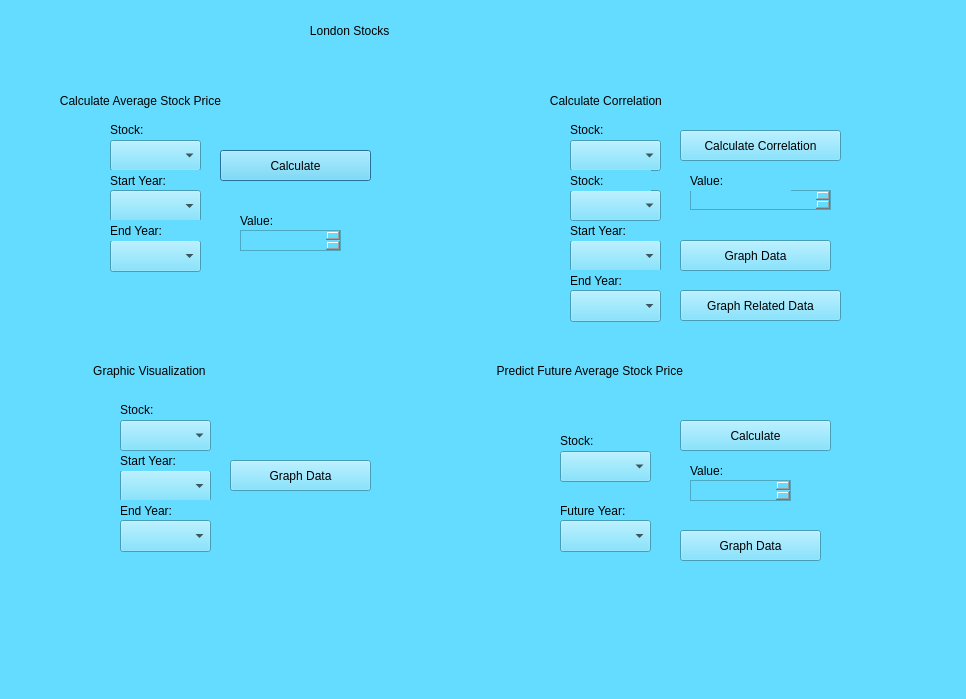
<?xml version="1.0" encoding="UTF-8"?>
<ui version="4.0">
 <class>Dialog</class>
 <widget class="QDialog" name="Dialog">
  <property name="geometry">
   <rect>
    <x>0</x>
    <y>0</y>
    <width>966</width>
    <height>699</height>
   </rect>
  </property>
  <property name="windowTitle">
   <string>Dialog</string>
  </property>
  <property name="styleSheet">
   <string notr="true">background-color: rgb(100, 220, 255);</string>
  </property>
  <widget class="QLabel" name="label">
   <property name="geometry">
    <rect>
     <x>270</x>
     <y>10</y>
     <width>401</width>
     <height>41</height>
    </rect>
   </property>
   <property name="styleSheet">
    <string notr="true">font: 36pt &quot;.SF NS Text&quot;;
border-color: rgb(132, 78, 255);
</string>
   </property>
   <property name="text">
    <string>            London Stocks</string>
   </property>
  </widget>
  <widget class="QLabel" name="label_2">
   <property name="geometry">
    <rect>
     <x>0</x>
     <y>80</y>
     <width>431</width>
     <height>41</height>
    </rect>
   </property>
   <property name="styleSheet">
    <string notr="true">font: 25pt &quot;.SF NS Text&quot;;</string>
   </property>
   <property name="text">
    <string>                  Calculate Average Stock Price</string>
   </property>
  </widget>
  <widget class="QLabel" name="label_3">
   <property name="geometry">
    <rect>
     <x>110</x>
     <y>119</y>
     <width>81</width>
     <height>21</height>
    </rect>
   </property>
   <property name="styleSheet">
    <string notr="true">font: 18pt &quot;.SF NS Text&quot;;</string>
   </property>
   <property name="text">
    <string>Stock:</string>
   </property>
  </widget>
  <widget class="QComboBox" name="comboBox">
   <property name="geometry">
    <rect>
     <x>110</x>
     <y>140</y>
     <width>91</width>
     <height>31</height>
    </rect>
   </property>
  </widget>
  <widget class="QLabel" name="label_4">
   <property name="geometry">
    <rect>
     <x>110</x>
     <y>170</y>
     <width>101</width>
     <height>21</height>
    </rect>
   </property>
   <property name="styleSheet">
    <string notr="true">font: 18pt &quot;.SF NS Text&quot;;</string>
   </property>
   <property name="text">
    <string>Start Year:</string>
   </property>
  </widget>
  <widget class="QComboBox" name="comboBox_2">
   <property name="geometry">
    <rect>
     <x>110</x>
     <y>190</y>
     <width>91</width>
     <height>32</height>
    </rect>
   </property>
  </widget>
  <widget class="QComboBox" name="comboBox_3">
   <property name="geometry">
    <rect>
     <x>110</x>
     <y>240</y>
     <width>91</width>
     <height>32</height>
    </rect>
   </property>
  </widget>
  <widget class="QLabel" name="label_5">
   <property name="geometry">
    <rect>
     <x>110</x>
     <y>220</y>
     <width>101</width>
     <height>21</height>
    </rect>
   </property>
   <property name="styleSheet">
    <string notr="true">font: 18pt &quot;.SF NS Text&quot;;</string>
   </property>
   <property name="text">
    <string>End Year:</string>
   </property>
  </widget>
  <widget class="QPushButton" name="pushButton">
   <property name="geometry">
    <rect>
     <x>220</x>
     <y>150</y>
     <width>151</width>
     <height>31</height>
    </rect>
   </property>
   <property name="text">
    <string>Calculate</string>
   </property>
  </widget>
  <widget class="QLabel" name="label_6">
   <property name="geometry">
    <rect>
     <x>240</x>
     <y>210</y>
     <width>101</width>
     <height>21</height>
    </rect>
   </property>
   <property name="styleSheet">
    <string notr="true">font: 18pt &quot;.SF NS Text&quot;;</string>
   </property>
   <property name="text">
    <string>Value:</string>
   </property>
  </widget>
  <widget class="QTextEdit" name="textEdit">
   <property name="geometry">
    <rect>
     <x>240</x>
     <y>230</y>
     <width>101</width>
     <height>21</height>
    </rect>
   </property>
   <property name="styleSheet">
    <string notr="true"/>
   </property>
  </widget>
  <widget class="QLabel" name="label_7">
   <property name="geometry">
    <rect>
     <x>20</x>
     <y>350</y>
     <width>431</width>
     <height>41</height>
    </rect>
   </property>
   <property name="styleSheet">
    <string notr="true">font: 25pt &quot;.SF NS Text&quot;;</string>
   </property>
   <property name="text">
    <string>                      Graphic Visualization</string>
   </property>
  </widget>
  <widget class="QComboBox" name="comboBox_4">
   <property name="geometry">
    <rect>
     <x>120</x>
     <y>470</y>
     <width>91</width>
     <height>32</height>
    </rect>
   </property>
  </widget>
  <widget class="QLabel" name="label_8">
   <property name="geometry">
    <rect>
     <x>120</x>
     <y>450</y>
     <width>101</width>
     <height>21</height>
    </rect>
   </property>
   <property name="styleSheet">
    <string notr="true">font: 18pt &quot;.SF NS Text&quot;;</string>
   </property>
   <property name="text">
    <string>Start Year:</string>
   </property>
  </widget>
  <widget class="QLabel" name="label_9">
   <property name="geometry">
    <rect>
     <x>120</x>
     <y>500</y>
     <width>101</width>
     <height>21</height>
    </rect>
   </property>
   <property name="styleSheet">
    <string notr="true">font: 18pt &quot;.SF NS Text&quot;;</string>
   </property>
   <property name="text">
    <string>End Year:</string>
   </property>
  </widget>
  <widget class="QLabel" name="label_10">
   <property name="geometry">
    <rect>
     <x>120</x>
     <y>399</y>
     <width>81</width>
     <height>21</height>
    </rect>
   </property>
   <property name="styleSheet">
    <string notr="true">font: 18pt &quot;.SF NS Text&quot;;</string>
   </property>
   <property name="text">
    <string>Stock:</string>
   </property>
  </widget>
  <widget class="QComboBox" name="comboBox_5">
   <property name="geometry">
    <rect>
     <x>120</x>
     <y>420</y>
     <width>91</width>
     <height>31</height>
    </rect>
   </property>
  </widget>
  <widget class="QComboBox" name="comboBox_6">
   <property name="geometry">
    <rect>
     <x>120</x>
     <y>520</y>
     <width>91</width>
     <height>32</height>
    </rect>
   </property>
  </widget>
  <widget class="QPushButton" name="pushButton_2">
   <property name="geometry">
    <rect>
     <x>230</x>
     <y>460</y>
     <width>141</width>
     <height>31</height>
    </rect>
   </property>
   <property name="text">
    <string>Graph Data</string>
   </property>
  </widget>
  <widget class="QLabel" name="label_11">
   <property name="geometry">
    <rect>
     <x>490</x>
     <y>80</y>
     <width>431</width>
     <height>41</height>
    </rect>
   </property>
   <property name="styleSheet">
    <string notr="true">font: 25pt &quot;.SF NS Text&quot;;</string>
   </property>
   <property name="text">
    <string>                  Calculate Correlation</string>
   </property>
  </widget>
  <widget class="QComboBox" name="comboBox_7">
   <property name="geometry">
    <rect>
     <x>570</x>
     <y>240</y>
     <width>91</width>
     <height>32</height>
    </rect>
   </property>
  </widget>
  <widget class="QLabel" name="label_12">
   <property name="geometry">
    <rect>
     <x>570</x>
     <y>220</y>
     <width>101</width>
     <height>21</height>
    </rect>
   </property>
   <property name="styleSheet">
    <string notr="true">font: 18pt &quot;.SF NS Text&quot;;</string>
   </property>
   <property name="text">
    <string>Start Year:</string>
   </property>
  </widget>
  <widget class="QLabel" name="label_13">
   <property name="geometry">
    <rect>
     <x>570</x>
     <y>270</y>
     <width>101</width>
     <height>21</height>
    </rect>
   </property>
   <property name="styleSheet">
    <string notr="true">font: 18pt &quot;.SF NS Text&quot;;</string>
   </property>
   <property name="text">
    <string>End Year:</string>
   </property>
  </widget>
  <widget class="QLabel" name="label_14">
   <property name="geometry">
    <rect>
     <x>570</x>
     <y>119</y>
     <width>81</width>
     <height>21</height>
    </rect>
   </property>
   <property name="styleSheet">
    <string notr="true">font: 18pt &quot;.SF NS Text&quot;;</string>
   </property>
   <property name="text">
    <string>Stock:</string>
   </property>
  </widget>
  <widget class="QComboBox" name="comboBox_8">
   <property name="geometry">
    <rect>
     <x>570</x>
     <y>140</y>
     <width>91</width>
     <height>31</height>
    </rect>
   </property>
  </widget>
  <widget class="QComboBox" name="comboBox_9">
   <property name="geometry">
    <rect>
     <x>570</x>
     <y>290</y>
     <width>91</width>
     <height>32</height>
    </rect>
   </property>
  </widget>
  <widget class="QComboBox" name="comboBox_10">
   <property name="geometry">
    <rect>
     <x>570</x>
     <y>190</y>
     <width>91</width>
     <height>31</height>
    </rect>
   </property>
  </widget>
  <widget class="QLabel" name="label_15">
   <property name="geometry">
    <rect>
     <x>570</x>
     <y>170</y>
     <width>81</width>
     <height>21</height>
    </rect>
   </property>
   <property name="styleSheet">
    <string notr="true">font: 18pt &quot;.SF NS Text&quot;;</string>
   </property>
   <property name="text">
    <string>Stock:</string>
   </property>
  </widget>
  <widget class="QPushButton" name="pushButton_3">
   <property name="geometry">
    <rect>
     <x>680</x>
     <y>130</y>
     <width>161</width>
     <height>31</height>
    </rect>
   </property>
   <property name="text">
    <string>Calculate Correlation</string>
   </property>
  </widget>
  <widget class="QTextEdit" name="textEdit_2">
   <property name="geometry">
    <rect>
     <x>690</x>
     <y>190</y>
     <width>141</width>
     <height>20</height>
    </rect>
   </property>
  </widget>
  <widget class="QLabel" name="label_16">
   <property name="geometry">
    <rect>
     <x>690</x>
     <y>170</y>
     <width>101</width>
     <height>21</height>
    </rect>
   </property>
   <property name="styleSheet">
    <string notr="true">font: 18pt &quot;.SF NS Text&quot;;</string>
   </property>
   <property name="text">
    <string>Value:</string>
   </property>
  </widget>
  <widget class="QPushButton" name="pushButton_4">
   <property name="geometry">
    <rect>
     <x>680</x>
     <y>240</y>
     <width>151</width>
     <height>31</height>
    </rect>
   </property>
   <property name="text">
    <string>Graph Data</string>
   </property>
  </widget>
  <widget class="QPushButton" name="pushButton_5">
   <property name="geometry">
    <rect>
     <x>680</x>
     <y>290</y>
     <width>161</width>
     <height>31</height>
    </rect>
   </property>
   <property name="text">
    <string>Graph Related Data</string>
   </property>
  </widget>
  <widget class="QLabel" name="label_18">
   <property name="geometry">
    <rect>
     <x>560</x>
     <y>500</y>
     <width>101</width>
     <height>21</height>
    </rect>
   </property>
   <property name="styleSheet">
    <string notr="true">font: 18pt &quot;.SF NS Text&quot;;</string>
   </property>
   <property name="text">
    <string>Future Year:</string>
   </property>
  </widget>
  <widget class="QComboBox" name="comboBox_12">
   <property name="geometry">
    <rect>
     <x>560</x>
     <y>451</y>
     <width>91</width>
     <height>31</height>
    </rect>
   </property>
  </widget>
  <widget class="QLabel" name="label_20">
   <property name="geometry">
    <rect>
     <x>560</x>
     <y>430</y>
     <width>81</width>
     <height>21</height>
    </rect>
   </property>
   <property name="styleSheet">
    <string notr="true">font: 18pt &quot;.SF NS Text&quot;;</string>
   </property>
   <property name="text">
    <string>Stock:</string>
   </property>
  </widget>
  <widget class="QLabel" name="label_21">
   <property name="geometry">
    <rect>
     <x>470</x>
     <y>350</y>
     <width>431</width>
     <height>41</height>
    </rect>
   </property>
   <property name="styleSheet">
    <string notr="true">font: 25pt &quot;.SF NS Text&quot;;</string>
   </property>
   <property name="text">
    <string>        Predict Future Average Stock Price</string>
   </property>
  </widget>
  <widget class="QComboBox" name="comboBox_14">
   <property name="geometry">
    <rect>
     <x>560</x>
     <y>520</y>
     <width>91</width>
     <height>32</height>
    </rect>
   </property>
  </widget>
  <widget class="QPushButton" name="pushButton_6">
   <property name="geometry">
    <rect>
     <x>680</x>
     <y>420</y>
     <width>151</width>
     <height>31</height>
    </rect>
   </property>
   <property name="text">
    <string>Calculate</string>
   </property>
  </widget>
  <widget class="QLabel" name="label_22">
   <property name="geometry">
    <rect>
     <x>690</x>
     <y>460</y>
     <width>101</width>
     <height>21</height>
    </rect>
   </property>
   <property name="styleSheet">
    <string notr="true">font: 18pt &quot;.SF NS Text&quot;;</string>
   </property>
   <property name="text">
    <string>Value:</string>
   </property>
  </widget>
  <widget class="QTextEdit" name="textEdit_3">
   <property name="geometry">
    <rect>
     <x>690</x>
     <y>480</y>
     <width>101</width>
     <height>21</height>
    </rect>
   </property>
  </widget>
  <widget class="QPushButton" name="pushButton_7">
   <property name="geometry">
    <rect>
     <x>680</x>
     <y>530</y>
     <width>141</width>
     <height>31</height>
    </rect>
   </property>
   <property name="text">
    <string>Graph Data</string>
   </property>
  </widget>
 </widget>
 <layoutdefault spacing="6" margin="11"/>
 <resources/>
 <connections/>
</ui>
